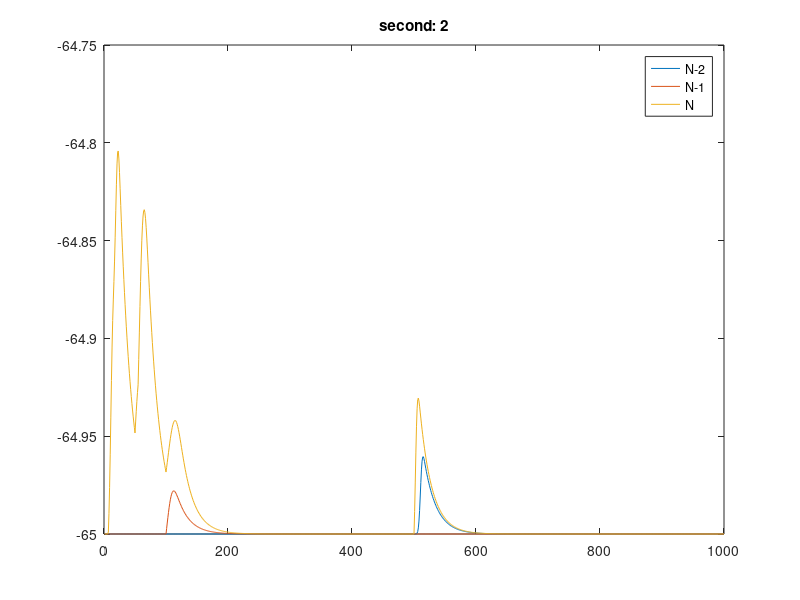

This chart was generated by the following MATLAB code:
%% VOLUMENETWORK - A network for learning spatio-temporal volumes
% Based around the idea that temporal information plays a critical role in
% learning real world signals this network models conduction delays between
% neurons and will form synapses essentially sampling for useful places. 

% Features
%   - 
%


% Often tweaked parameters
w_init = 2;
N_inp = 1000;
N_out = 5;
N = N_inp + N_out;
sim_time_sec = 3;
delay_max = 10;
syn_mean_thresh = w_init-0.1;
w_max = 10;
num_connections = 3;

% Constants and conversions
ms_per_sec = 1000;

% Neuron parameters
v_rest = -65;
v_reset = -70;
v_thres = -55;
neuron_tau = 20;
v = v_rest * ones(N, 1);  %TODO - Fix for multiple output
w = ones(N, num_connections) * w_init;  % TODO - Fix for multiple output

% Spike propagation 
active_spikes = cell(delay_max, 1);
active_idx = 1;

% Synpatic links - These are relative to connections!
%pre = [zeros(N_inp, num_connections); 
%    randi([1, N_inp], N_out, num_connections)];
% Post is who is postsynaptic from a pre. N x M, M is number of connections
post = ones(N, num_connections) * N;  % TODO will need to fix when multiple out
post(700, 1) = N-1;
post(800, 1) = N-2;
% Calculate post from pre % TODO
% delays{from_neuron, delay} is the location in post that gives the post
% synaptic neuron, for example: 
% to_neuron = post(from_neuron, delay{from_neuron, delay});
%delays = randi([1, delay_max], N, 1); % TODO - Fix for multiple output
% [connection1, ..., connectionN] = delays{from_neuron, delay}

% Synapse dynamics parameters
g = zeros(N, 1);
sigma_max = 7;
sigma_min = 2;  % TODO where did i get all these variables from...
u_max = 15;
sigma = rand(N, 1) * (sigma_max - sigma_min) + sigma_min;
u = rand(N, num_connections) * u_max;
last_spike_time = zeros(N, 1) * -Inf;

% Info logging variables
spike_arrival_trace = [];
vt = zeros(N, ms_per_sec);
vt(:, 1) = v;
debug = [];

%% DATA
inp = [50, 100, 200, 500, 700, 800];
ts = [2005, 2007, 2050, 2055, 2100, 2500];

%% Main computation loop
for sec = 1 : sim_time_sec
    for ms = 1 : ms_per_sec
        time = (sec - 1) * ms_per_sec + ms;  
        
        %% Calculate input to neurons at this time step
        % Input is 
        Iapp = zeros(N, 1);
        t0 = time - last_spike_time;
        t0negu = t0 - u;
        scale = 1 ./ (sigma * sqrt(2 * pi));
        g = scale .* exp((-1/2) .* ((t0negu) ./ sigma) .^2 );
        g(isnan(g)) = 0;
        spike_effects = w .* g;
        
        [aupost, ~, cupost] = unique(post);
        acc = accumarray(cupost, g(:));
        Iapp(aupost) = acc;
        %accumulated = accumarray(c, 
        %Iapp(a) = 
        
        %pres = pre{post};
        %Iapp = sum(spike_effects, 2); 
        debug = [debug; sum(Iapp(:))];
        if time == 2110
           disp(''); 
        end
        
        %% Deal with spikes that have arrived
%         incoming = active_spikes{active_idx}; % Get spikes arriving now
%         active_spikes{active_idx} = [];
%         
%         for spike = 1 : length(incoming)
%             from_neuron = incoming(spike);
%             to_neuron = post(from_neuron);
%             % TODO - remove below, instantaneous application
%             %v(to_neuron) = v(to_neuron) + w(from_neuron); % TODO - conductance based?
%         end
        
        % Log spike arrivals for plotting later
        %spike_arrival_trace = [spike_arrival_trace; 
        %                        time*ones(length(incoming),1), incoming];

        
        %% Update membrane voltages
        v = v + (v_rest + Iapp - v) / neuron_tau;
        vt(:, ms) = v;
        
        %% Deal with neurons that just spiked
        fired = [find(v >=v_thres); inp(ts == time)'];
        last_spike_time(fired) = time;  % Used for calculating dynamics later
        %spike_times_trace = [spike_times_trace; time*ones(length(fired), 1), fired];
        
        for spike = 1 : length(fired)
            from_neuron = fired(spike);
%             delay = delays(from_neuron);
%             % Convert to index location of active_spikes when this one will
%             % arrive
%             arrival_offset = mod(active_idx + delay - 1, delay_max) + 1; 
%             active_spikes{arrival_offset} = [active_spikes{arrival_offset}; from_neuron];
            v(from_neuron) = v_reset;
%             if from_neuron == N % TODO - adjust for multiple output neurons
%                 post_last_spike = time; % Used for STDP
%             end
            
        end
        
        
        %% Apply synaptic scaling (SS) and weight bounding
        w_mean = mean(w(:));
        % TODO - Only bounds against depression, should also bound above
        if w_mean < syn_mean_thresh
            w = w .* (syn_mean_thresh / w_mean);
        end
        
        % Limit w to between [0, w_max]
        w(1:N_inp, :) = max(0, min(w_max, w(1:N_inp,:))); 
        
        
    end
    
    %% Plot results from this second of processing
    plot(1:ms_per_sec, vt(N-2: end, :));
    title(sprintf('second: %d', sec-1));
    legend({'N-2','N-1','N'});
    drawnow;
    
    
    
    %% Reset second facilitating variables
    spike_times_trace = [];
    spike_arrival_trace = [];
    vt = zeros(N, ms_per_sec);
    vt(:, 1) = v;
    
    fprintf('Second: %d\n', sec);
end